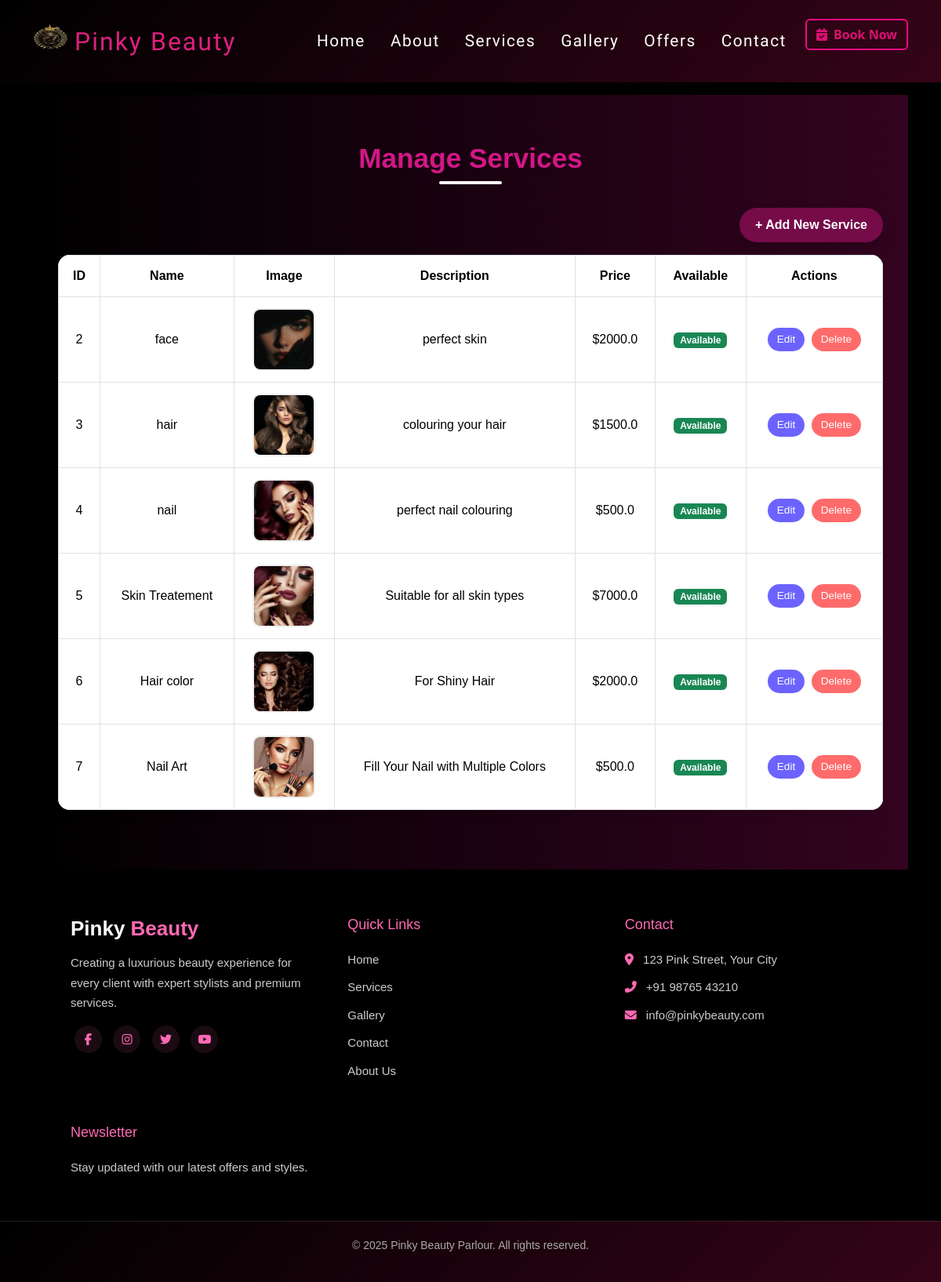
/admin-services/ (signed in), run on the app's committed database.
### main/models.py (models this page shows, shortened)
class Service(models.Model):
    name = models.CharField(max_length=100)
    description = models.TextField()
    price = models.FloatField()
    image = models.ImageField(upload_to='services/')
    available = models.BooleanField(default=True)

### main/views.py (the view)
# urls.py: path('admin-services/', views.services_page_admin, name='services_page_admin'),
@login_required
def services_page_admin(request):
    if not request.user.is_superuser:
        return redirect('home')
    services = Service.objects.all()
    return render(request, 'admin_services.html', {'services': services})

### main/Templates/admin_services.html (shortened to what this page needs)
{% extends "base.html" %}
{% load static %}
{% block content %}
<section class="manage-services">
  <div class="container">
    <h2>Manage Services</h2>
    <div class="text-end mb-3">
      <a href="{% url 'add_service' %}" class="btn-add shadow">+ Add New Service</a>
    </div>
    <div class="table-responsive">
      <table class="table table-bordered service-table">
        <thead>
          <tr>
            <th>ID</th>
            <th>Name</th>
            <th>Image</th>
            <th>Description</th>
            <th>Price</th>
            <th>Available</th>
            <th>Actions</th>
          </tr>
        </thead>
        <tbody>
          {% for service in services %}
          <tr>
            <td>{{ service.id }}</td>
            <td>{{ service.name }}</td>
            <td>
              {% if service.image %}
              <img src="{{ service.image.url }}" alt="{{ service.name }}" class="service-img">
              {% else %}
              <span class="text-muted">No Image</span>
              {% endif %}
            </td>
            <td>{{ service.description|truncatewords:15 }}</td>
            <td>${{ service.price }}</td>
            <td>
              {% if service.available %}
              <span class="badge bg-success">Available</span>
              {% else %}
              <span class="badge bg-danger">Unavailable</span>
              {% endif %}
            </td>
            <td>
              <a href="{% url 'edit_service' service.id %}" class="btn btn-primary btn-sm me-1">Edit</a>
              <a href="{% url 'delete_service' service.id %}" class="btn btn-danger btn-sm">Delete</a>
            </td>
          </tr>
          {% empty %}
          <tr>
            <td colspan="7" class="text-center text-muted">No services found.</td>
          </tr>
          {% endfor %}
        </tbody>
      </table>
    </div>
  </div>
</section>
{% endblock %}

### main/Templates/base.html (shortened to what this page needs)
<!DOCTYPE html>
<html lang="en">
<head>
  {% load static %}
  <link href="https://cdn.jsdelivr.net/npm/bootstrap@5.3.3/dist/css/bootstrap.min.css" rel="stylesheet">
  <link href="https://cdnjs.cloudflare.com/ajax/libs/aos/2.3.4/aos.css" rel="stylesheet">
  <link href="https://cdnjs.cloudflare.com/ajax/libs/font-awesome/6.5.0/css/all.min.css" rel="stylesheet">
</head>
<body>
  <nav class="navbar navbar-expand-lg navbar-dark shadow-sm sticky-top">
    <div class="container">
      <a class="navbar-brand d-flex align-items-center" href="{% url 'home' %}">
        <img src="{% static 'images/l2.png' %}" alt="Logo" width="45" height="55" class="me-2">
        Pinky Beauty
      </a>
      <div class="collapse navbar-collapse" id="navMenu">
        <ul class="navbar-nav ms-auto">
          <li class="nav-item"><a class="nav-link" href="{% url 'home' %}">Home</a></li>
          <li class="nav-item"><a class="nav-link" href="{% url 'about' %}">About</a></li>
          <li class="nav-item"><a class="nav-link" href="{% url 'services_page' %}">Services</a></li>
          <li class="nav-item"><a class="nav-link" href="{% url 'gallery_page' %}">Gallery</a></li>
          <li class="nav-item"><a class="nav-link" href="{% url 'offers_page' %}">Offers</a></li>
          <li class="nav-item"><a class="nav-link" href="{% url 'contact' %}">Contact</a></li>
          <li class="nav-item">
            <a class="btn book-btn ms-2" href="{% url 'book_appointment' %}">
              <i class="fas fa-calendar-check me-1"></i> Book Now
            </a>
          </li>
        </ul>
      </div>
    </div>
  </nav>
  <div class="container mt-6" data-aos="fade-up">
    {% block content %}{% endblock %}
  </div>
  <footer class="footer" data-aos="fade-up">
    <div class="container footer-container">
      <div class="footer-col brand">
        <h3 class="footer-logo">Pinky <span>Beauty</span></h3>
        <p>
          Creating a luxurious beauty experience for every client with expert
          stylists and premium services.
        </p>
        <div class="social-icons">
          <a href="#"><i class="fab fa-facebook-f"></i></a>
          <a href="#"><i class="fab fa-instagram"></i></a>
          <a href="#"><i class="fab fa-twitter"></i></a>
          <a href="#"><i class="fab fa-youtube"></i></a>
        </div>
      </div>
      <div class="footer-col">
        <h4>Quick Links</h4>
        <ul>
          <li><a href="#home">Home</a></li>
          <li><a href="#services">Services</a></li>
          <li><a href="#gallery">Gallery</a></li>
          <li><a href="#contact">Contact</a></li>
          <li><a href="#about">About Us</a></li>
        </ul>
      </div>
      <div class="footer-col">
        <h4>Contact</h4>
        <ul class="contact-info">
          <li><i class="fas fa-map-marker-alt"></i> 123 Pink Street, Your City</li>
          <li><i class="fas fa-phone-alt"></i> +91 98765 43210</li>
          <li><i class="fas fa-envelope"></i> info@pinkybeauty.com</li>
        </ul>
      </div>
      <div class="footer-col">
        <h4>Newsletter</h4>
        <p>Stay updated with our latest offers and styles.</p>
      </div>
    </div>
    <div class="footer-bottom">
      <p>&copy; 2025 Pinky Beauty Parlour. All rights reserved.</p>
    </div>
  </footer>
</body>
</html>

### main/Templates/base.html (style rules this page uses)
body { font-family: 'Segoe UI', Tahoma, Geneva, Verdana, sans-serif; background-color: #000; color: #ffffff; overflow-x: hidden; }
.navbar { background: linear-gradient(135deg, #000 0%, #350418 100%); transition: all 0.4s ease-in-out; padding-top: 20px; padding-bottom: 20px; }
.navbar-brand { font-family: 'Great Vibes', cursive; color: #dd207e !important; font-size: 2rem; letter-spacing: 2px; transition: 0.3s; }
.navbar-nav .nav-link { color: #fff !important; margin: 5px 8px; padding: 8px 16px; font-weight: 500; text-align: center; transition: all 0.3s ease; font-family: 'Dancing Script', cursive; font-size: 1.3rem; letter-spacing: 1.5px; }
.footer { color: #fff; padding-top: 60px; font-family: 'Poppins', sans-serif; position: relative; }
.footer-container { display: grid; grid-template-columns: repeat(auto-fit, minmax(230px, 1fr)); gap: 40px; padding: 0 5%; }
.footer-logo { font-size: 26px; font-weight: 700; margin-bottom: 15px; }
.footer-logo span { color: hotpink; }
.footer-col h4 { font-size: 18px; color: hotpink; margin-bottom: 20px; position: relative; }
.footer-col p, .footer-col li, .footer-col a { color: #ccc; line-height: 1.7; text-decoration: none; font-size: 15px; }
.footer-col ul { list-style: none; padding: 0; }
.footer-col ul li { margin-bottom: 10px; }
.social-icons a { display: inline-block; width: 35px; height: 35px; line-height: 35px; margin: 0 5px; text-align: center; border-radius: 50%; background: rgba(255, 105, 180, 0.1); color: hotpink; transition: all 0.3s ease; }
.contact-info i { color: hotpink; margin-right: 8px; }
.footer-bottom { text-align: center; margin-top: 40px; padding: 20px 0; border-top: 1px solid rgba(255, 255, 255, 0.1); color: #aaa; font-size: 14px; background: linear-gradient(135deg, #000 0%, #350418 100%); }
.book-btn { background-color: transparent; border: 2px solid #ee0983; color: #d91071; font-weight: bold; transition: all 0.3s ease-in-out; }

### main/Templates/admin_services.html (style rules this page uses)
.manage-services { min-height: 100vh; padding: 60px 20px; background: linear-gradient(to right, rgba(0, 0, 0, 0.85), rgba(67, 4, 41, 0.759)); font-family: 'Poppins', sans-serif; animation: fadeIn 1s ease-in-out; }
.manage-services h2 { text-align: center; font-size: 2.2rem; font-weight: 700; color: #d31687; margin-bottom: 30px; position: relative; }
.manage-services h2::after { content: ""; width: 80px; height: 4px; background-color: #f9f6f5; border-radius: 5px; display: block; margin: 8px auto 0; }
.btn-add { display: inline-block; background-color: #760b49; color: #fff; border: none; border-radius: 25px; padding: 10px 20px; text-decoration: none; transition: 0.3s; font-weight: 600; }
.service-table { background: #fff; border-radius: 15px; box-shadow: 0 6px 20px rgba(0, 0, 0, 0.08); overflow: hidden; animation: fadeUp 1s ease; }
.service-table thead { background-color: #1a1a1a; color: #fff; text-align: center; }
.service-table th, .service-table td { vertical-align: middle; text-align: center; padding: 14px; }
.service-img { width: 80px; height: 80px; border-radius: 10px; object-fit: cover; border: 2px solid #eee; transition: transform 0.3s ease; }
.btn-sm { border-radius: 20px; padding: 5px 12px; font-size: 0.85rem; }
.btn-primary { background-color: #6c63ff; border: none; }
.btn-danger { background-color: #ff6b6b; border: none; }

### data on the page
Service: id "2", name "face", image (picture), description "perfect skin", price "2000.0", available "Available"
Service: id "3", name "hair", image (picture), description "colouring your hair", price "1500.0", available "Available"
Service: id "4", name "nail", image (picture), description "perfect nail colouring", price "500.0", available "Available"
Service: id "5", name "Skin Treatement", image (picture), description "Suitable for all skin types", price "7000.0", available "Available"
Service: id "6", name "Hair color", image (picture), description "For Shiny Hair", price "2000.0", available "Available"
Service: id "7", name "Nail Art", image (picture), description "Fill Your Nail with Multiple Colors", price "500.0", available "Available"
